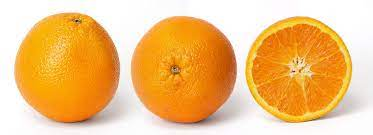
%> input picture xyz2.jpg, 373 x 135 px
$ octave EdgeDetection.m   (GNU Octave 9; MATLAB toolbox functions it lacks are replaced by stand-ins)
%> lines starting %> are read from the running program, lines starting %| are printed output that depends on the picture; in (x1, y1, x2, y2) boxes, pixels count from 0 and x2, y2 are one past the last pixel; in counts of white or black regions, pixels touching at a corner belong together; the program's own positions count from 1
%{
Orange Fruit Recognition using Image Segmentation
Implemented using EDGE Detection and Color Based Segmentation.
%}

clc % Clear command window.
clear all % Delete all variables.
close all % Close all figure windows except those created by imtool.
warning off %To turn off the warning.img=clickingSingleImage(vidObj);

%Step 1: Reading the Image
I = imread('xyz2.jpg');
%> I is the input picture: size 135x373x3 uint8; mean R, G, B 241.1, 193.1, 127.8
subplot(5,2,1);
imshow(I);
title('Original Image');

%Step2: Colour Based Segmentation
%To convert the image to gray scale image.
m= rgb2gray(I);
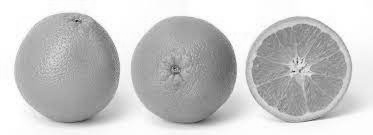
%> m: size 135x373 uint8; min 25, max 255, mean 200
subplot(5,2,2);
imshow(m);
title('Gray Scale Image')
imwrite(m, 'GrayScale.jpg');

%To find the orange colored objects.
orange=I(:,:,1);
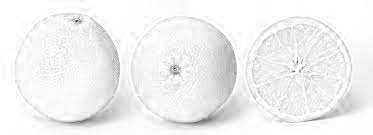
%> orange: size 135x373 uint8; min 55, max 255, mean 241.1
subplot(5,2,3);
imshow(orange);
title('Orange Fruit Detection');
imwrite(orange, 'orangePartDetection.jpg');

%To get the segmented image for Orange coloured Objects.
l=imsubtract(orange,m);
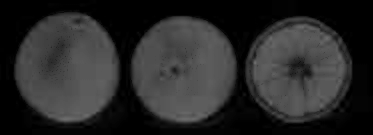
%> l: size 135x373 uint8; min 0, max 108, mean 41.3
J=im2bw(l,0.25);
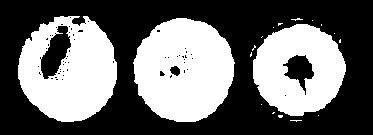
%> J: size 135x373 logical; 42% white; 18 white regions (15 under 20 px), largest, box (x1, y1, x2, y2) and area: (133, 18, 235, 122) 8038, (18, 16, 117, 122) 7180, (253, 24, 346, 116) 5862
subplot(5,2,4);
imshow(J);
title('Orange Segmented Image');
imwrite(J, 'orange_part_segmented.jpg');

%Edge Based Segmentation
%Step 3: Detecting the Entire Cell
temp1 = edge(J,'approxcanny');
%> temp1: size 135x373 logical; 3.2% white in thin lines or dots, all inside (x1, y1, x2, y2) = (18, 15, 346, 123)
fudgeFactor = 0.5;
subplot(5,2,5);
imshow(temp1);
title('Binary Gradient Mask');
imwrite(temp1, 'BinaryGradientMask.jpg');

%Step 4: Dilating the Image
dialated1 = strel('line', 3, 90);
dialated2= strel('line', 3, 0);
temp2 = imdilate(temp1, [dialated1 dialated2]);
%> temp2: size 135x373 logical; 10.2% white; 10 white regions, largest, box (x1, y1, x2, y2) and area: (248, 16, 347, 120) 1356, (17, 14, 119, 123) 1294, (132, 17, 236, 124) 1220
subplot(5,2,6);
imshow(temp2);
title('Dilated Gradient Mask');
imwrite(temp2, 'DialatedGradientMask.jpg');

%Step 5: Filling Interior Gaps
fill1 = imfill(temp2, 'holes');
%> fill1: size 135x373 logical; 49.4% white; 4 white regions, box (x1, y1, x2, y2) and area: (17, 14, 119, 123) 8763, (132, 17, 236, 124) 8754, (248, 16, 347, 120) 7276, (289, 118, 303, 124) 80
subplot(5,2,7);
imshow(fill1);
title('Binary Image With Filled Holes');
imwrite(fill1, 'FilledHoles.jpg');

%Step 6: Removing Connected Objects on the Border
border1 = imclearborder(fill1, 4);
subplot(5,2,8);
imshow(border1);
title('Cleared Border Image');
imwrite(border1, 'clearedBorder.jpg');

%Step 7: Smoothing the Object
seD = strel('diamond',1);
final1 = imerode(border1,seD);
%> final1: size 135x373 logical; 47.3% white; 5 white regions, box (x1, y1, x2, y2) and area: (133, 18, 235, 123) 8448, (18, 15, 118, 122) 8426, (249, 17, 346, 119) 6898, (290, 119, 302, 123) 46, (277, 22, 283, 26) 22
final1 = imerode(final1,seD);
%> final1: size 135x373 logical; 45.4% white; 6 white regions (1 under 20 px), largest, box (x1, y1, x2, y2) and area: (134, 19, 234, 122) 8151, (19, 16, 117, 121) 8099, (250, 24, 345, 118) 6558, (292, 18, 302, 22) 23, (291, 120, 301, 122) 20
subplot(5,2,9);
imshow(final1);
title('Segmented Image');
imwrite(final1, 'finalGraySegmentation.jpg');

%Step 8: Original outlined Image
outline = bwperim(final1);
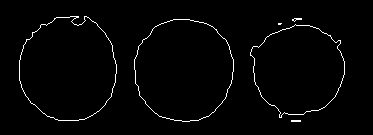
%> outline: size 135x373 logical; 1.9% white in thin lines or dots, all inside (x1, y1, x2, y2) = (19, 16, 345, 122)
Segmentedout = I;
Segmentedout(outline) = 0;
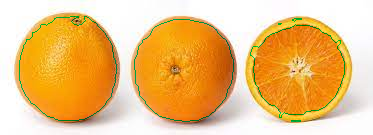
%> Segmentedout: size 135x373x3 uint8; 1.86% of pixels changed, all inside (x1, y1, x2, y2) = (19, 16, 345, 122)
subplot(5,2,10);
imshow(Segmentedout);
imwrite(Segmentedout, 'output.jpg');
title('Outlined Original Image');
imwrite(Segmentedout, 'Output.jpg');

%Display Orange Fruit Detected output
imwrite(label2rgb(J),'SantraOutput.jpg');
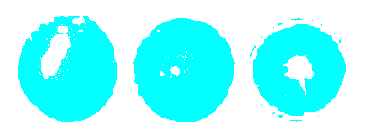
%> saved as SantraOutput.jpg: size 135x373x3 uint8; mean R, G, B 147.8, 255, 255
figure, imshow(label2rgb(J));
title('Orange Fruit Detected');

%Display Final output
figure, imshow(Segmentedout);
title('FINAL ORANGE FRUIT RECOGNIZED IMAGE');
